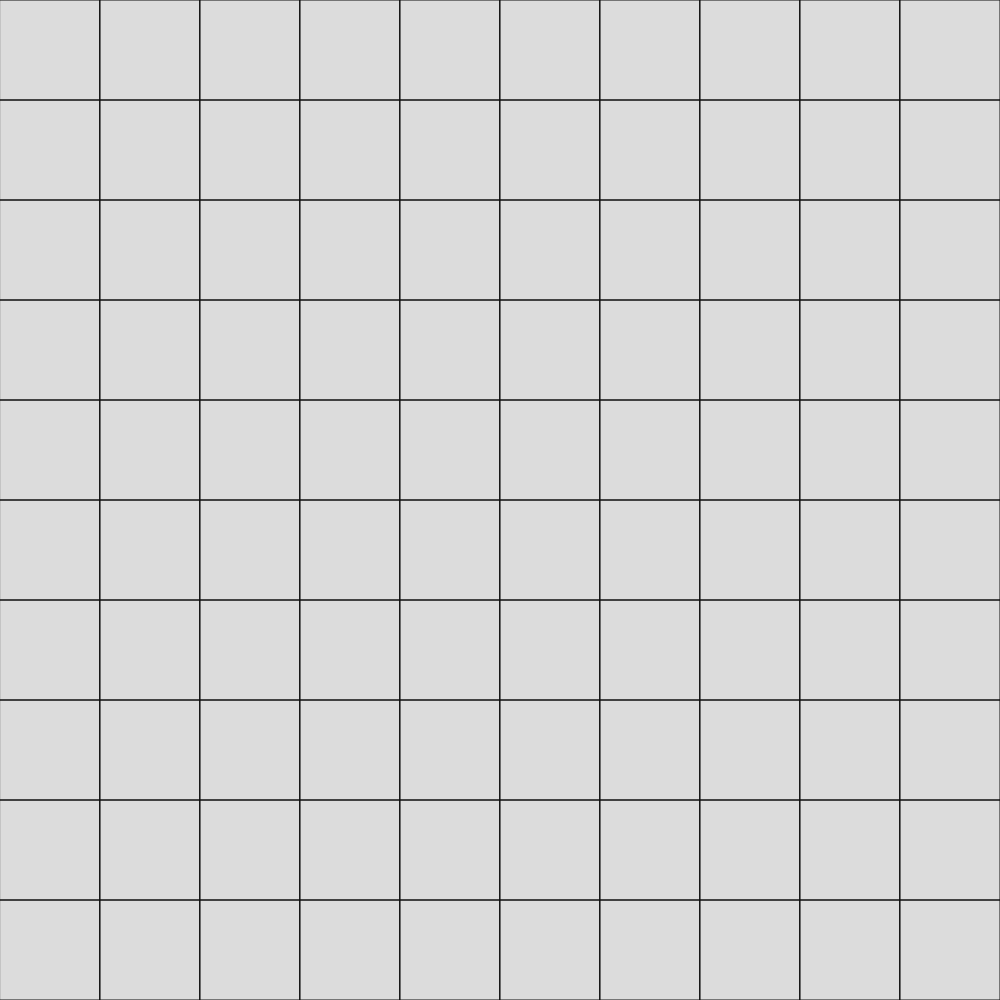
Frame 1 (no input)
Frame 60 (no input): identical to frame 1, image omitted
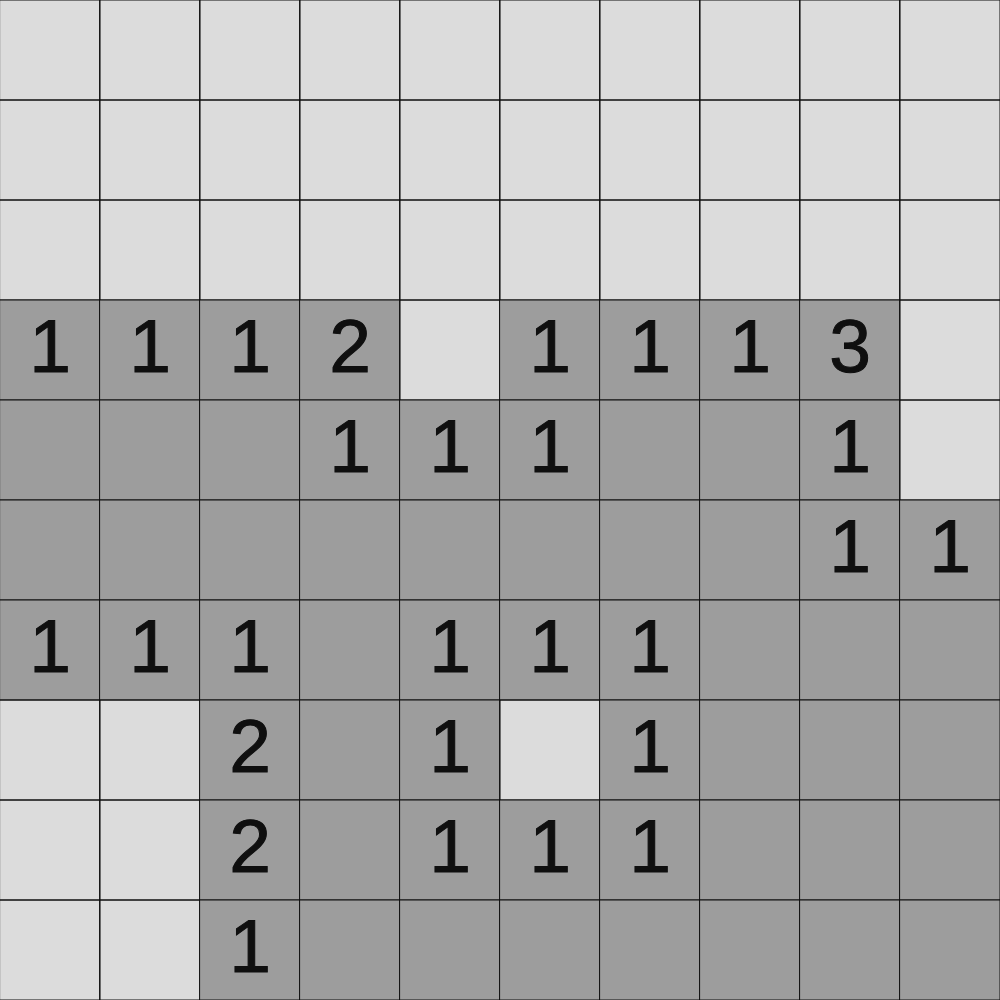
Frame 120 (the mouse pressed at the canvas centre since frame 60)

The p5.js sketch that drew these frames (run headless with seeded random() and noise() and a simulated clock; from frame 60 on, the mouse is pressed at the canvas centre):

// p5.js sketch
// ── sketch.js
let N = 10;
let numMines = 10;

let dimx = window.innerWidth;
let dimy = window.innerHeight;
let res = Math.min(dimx,dimy);
let w = Math.trunc(res/N);
let grid = [];

while (res%N != 0) {
  res--;
}

class Cell {
  constructor (i,j) {
    this.i = i;
    this.j = j;
    this.mine = false;
    this.revealed = false;
    this.counter = 0;
    this.deactivated = false;
  }
  
  show() {
    if (this.revealed) {
      if (this.mine) {
        noFill();
        square(this.i*w,this.j*w,w);
        if (!this.deactivated) fill(157,0,0);
        else fill(0,157,0);
        circle(this.i*w + w/2,this.j*w + w/2,w*0.75);
      } else {
        fill(157);
        square(this.i*w,this.j*w,w);
        if (this.counter != 0) {
          fill(15);
          text(this.counter,this.i*w + w/2,this.j*w + w/2 +1 );
        }
      }
    } else {
      noFill();
      square(this.i*w,this.j*w,w);
    }
  }
  
  countMines() {
    if (this.mine) {
      this.counter = -1;
      return;
    }
    let cont = 0;
    for(let i = -1 ; i <= 1 ; i++){
      for (let j = -1 ; j <= 1; j++) {
        let newI = this.i + i;
        let newJ = this.j + j;
        if (newI >= 0 && newI < N && newJ >= 0 && newJ < N) {
          let id = newI + newJ*N;
          if (grid[id].mine) cont++;
        }
      }
    }
    this.counter = cont;
  }
  
} // end of class


function mousePressed(){
  let i = Math.trunc(mouseX/w);
  let j = Math.trunc(mouseY/w);
  let id = i + j*N;
  grid[id].revealed = true;
  
  if (grid[id].mine) {
    grid.forEach(cell => cell.revealed = true);
  }
  
  if (grid[id].counter == 0){
    revealBlank(id);
  }
}


function revealBlank(index) {
  for(let i = -1 ; i <= 1 ; i++){
      for (let j = -1 ; j <= 1; j++) {
        let newI = i + grid[index].i;
        let newJ = j + grid[index].j;
        if (newI >= 0 && newI < N && newJ >= 0 && newJ < N) {
          let id = newI + newJ*N;
          if (!grid[id].mine && !grid[id].revealed) {
            grid[id].revealed = true;
            if (grid[id].counter == 0) revealBlank(id);
          }
        }
      }
    }
}


function setup() {
  createCanvas(res,res);
  stroke(15);
  strokeWeight(1);
  textAlign(CENTER,CENTER);
  textSize(w*0.75);
  
  let index_cells = [];
  let cont = 0;
  
  // create cells
  for (let j = 0; j < N ; j++) {
    for (let i = 0 ; i < N ; i++){
      grid.push( new Cell(i,j) );
      index_cells.push(cont);
      cont++;
    }
  }
  
  // set mines 
  for (let i = 0 ; i < numMines ; i++){
    let id = Math.trunc(random(index_cells.length));
    grid[index_cells[id]].mine = true;
    index_cells.splice(id,1);
  }
  
  // count mines
  for (let cell of grid) {
    cell.countMines();
  }
  
}

function draw() {
  background(220);
  
  cont = 0;
  for (let cell of grid) {
    cell.show();
    if (!cell.revealed) cont++;
  }
  
  if (cont == numMines) {
    console.log("You win");
    grid.forEach(cell => {
      cell.deactivated = true; 
      cell.revealed = true; 
    });
  }
  
}
